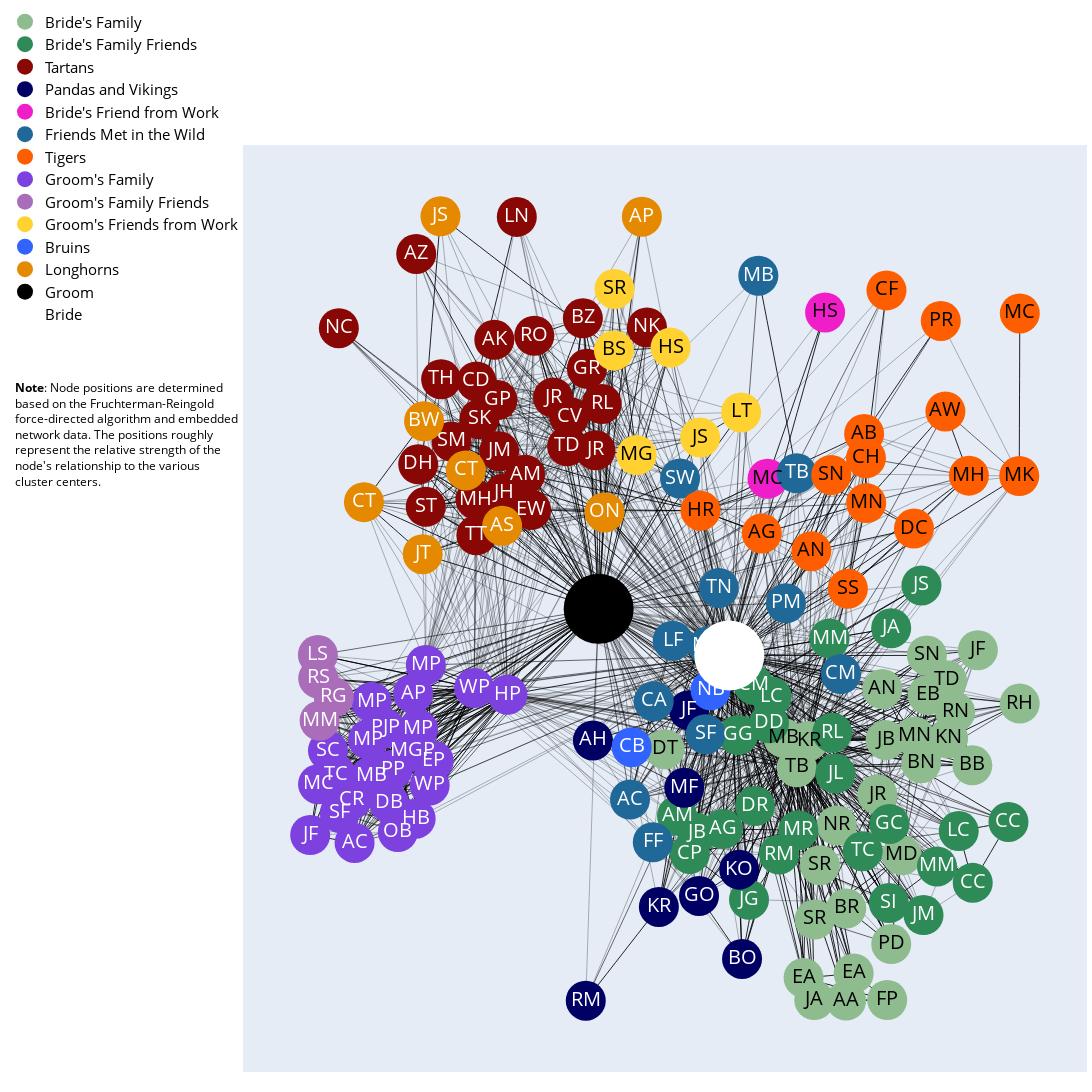

Source (notebook cell):
### Code cell
fig = go.Figure(data=edge_traces + node_traces + display_name_traces,
                layout=go.Layout(
                    title=None,#"Mary and Richard's wedding guest network",
                    titlefont_size=24,
                    width=2000,
                    height=2000,
                    showlegend=True,
                    hovermode='closest',
                    margin=dict(b=20,l=20,r=5,t=20),
                    legend=dict(
                        yanchor="bottom", 
                        y=0.8, 
                        xanchor="right", 
                        x=0,
                        orientation="v",
                        font=dict(
                            size=15,
                            color="black")),
                    xaxis=dict(showgrid=False, zeroline=False, showticklabels=False),
                    yaxis=dict(showgrid=False, zeroline=False, showticklabels=False),
                    dragmode='pan')
                    )
fig.add_annotation(
    text="<b>Note</b>: Node positions are determined <br>based on the<a href='https://en.wikipedia.org/wiki/Force-directed_graph_drawing'> Fruchterman-Reingold <br>force-directed algorithm</a> and embedded <br>network data. The positions roughly <br>represent the relative strength of the <br>node's relationship to the various <br>cluster centers.", 
    align='left',
    showarrow=False,
    xref='paper',
    yref='paper',
    x=0.0,
    y=0.75,
    xanchor="right",
    font=dict(
        size=12,
        color="black"))
fig.show()
